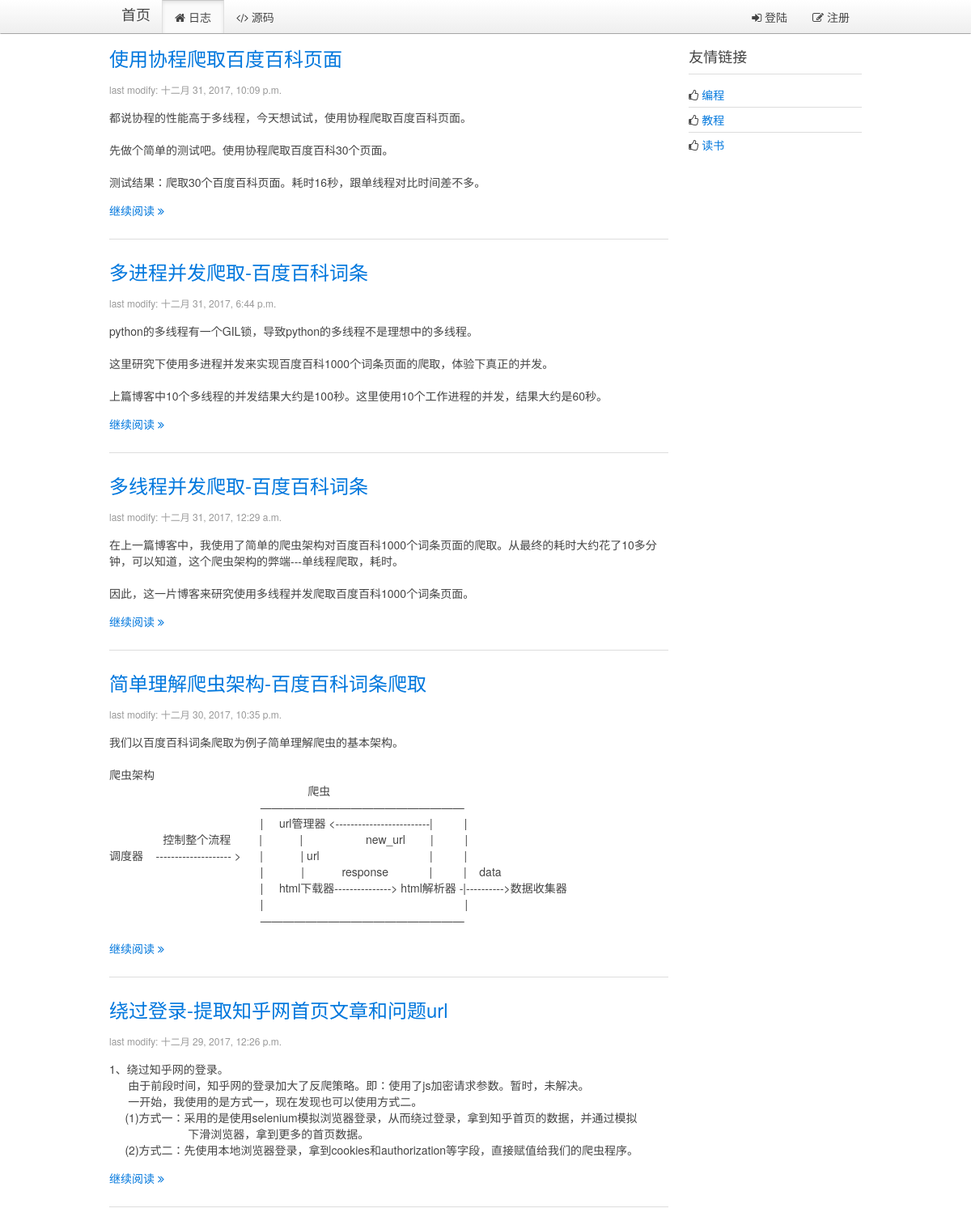
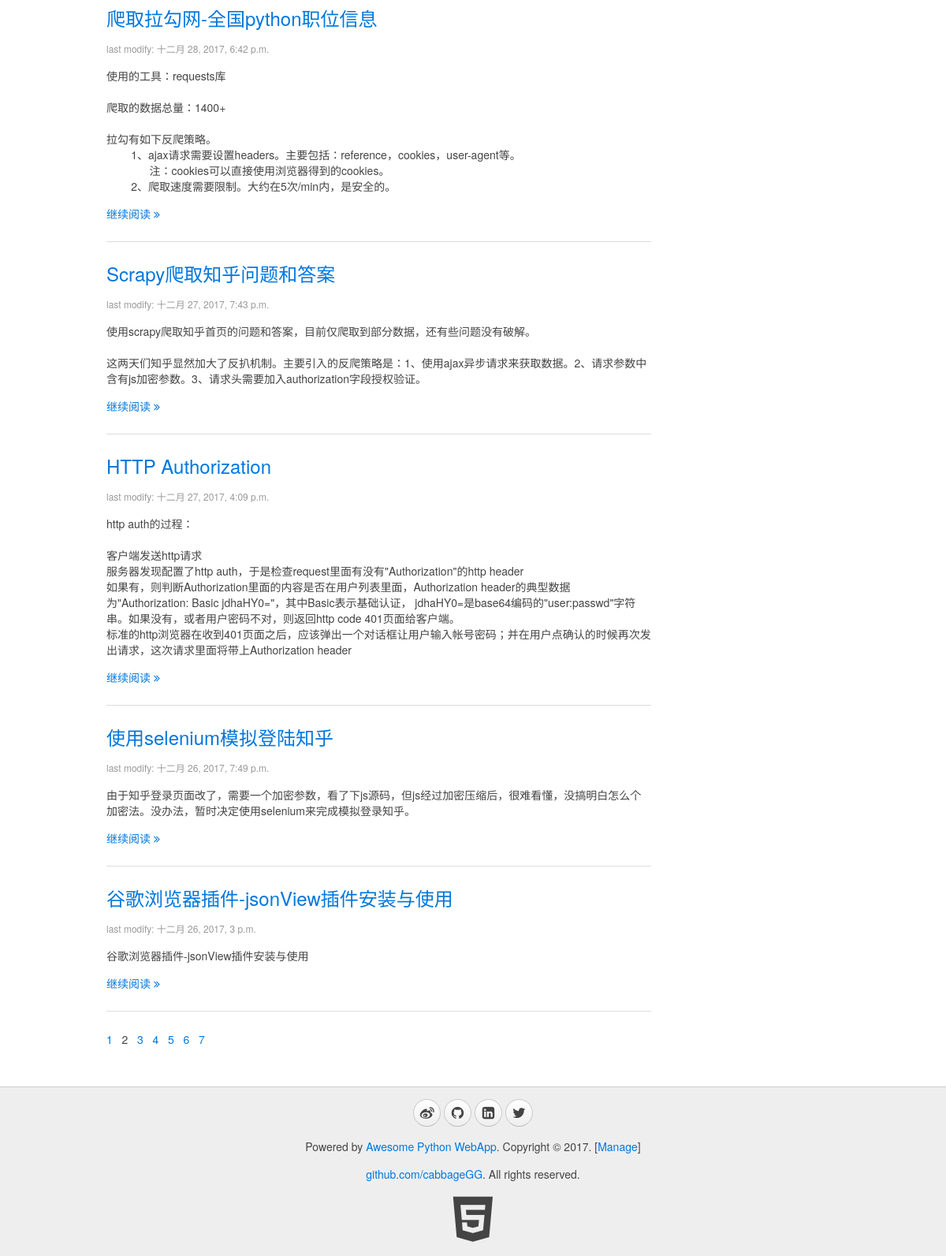
Page /?p=2 on the committed database (2 pictures, top to bottom).
### blog/models.py (models this page shows, shortened)
class Blog(models.Model):
    title = models.CharField(max_length=32, default="Title")
    content = models.TextField(null=True)
    summary = models.TextField(null=True)
    create_time = models.DateTimeField(null=True)

### blog/views.py (the view)
# urls.py: url(r'^$',views.blogs, name="index"),
def index(request):
    userinfo = ""
    account = request.COOKIES.get("account","")
    if account:
        userinfo = models.User.objects.filter(account=account)
        if userinfo:
            userinfo = userinfo[0]
    page = int(request.GET.get("p", "1"))
    first = (page - 1)*10
    end = first + 10
    blogs = models.Blog.objects.all()
    blogs = blogs[::-1]
    total_nums = len(blogs)
    if (total_nums % 10) > 0:
        page_nums = int(total_nums/10) + 1
    else:
        page_nums = int(total_nums/10)
    page_nums = range(0, page_nums)
    blogs = blogs[first:end]
    page = page - 1
    return render(request, "blog/index.html", {"blogs": blogs, "page":page, "page_nums":page_nums, "userinfo":userinfo})

### blog/templatetags/myfilter.py (called while the page is built)
@register.filter
def replaceTags(content):  #这里应该需要继续研究下，有时候需要空格，而不是&nbsp;
    content = content.replace("  ", "&nbsp;&nbsp;")  # 预处理空格
    content = content.replace("\n", "<br/>")  # 预处理换行
    return content

### blog/templates/blog/index.html (shortened to what this page needs)
{% extends '__base__.html' %}
{% load myfilter %}
{% block content %}
    <div class="uk-width-medium-3-4">
    {% for blog in blogs %}
        <article class="uk-article">
            <h2><a href="/blog/page/{{ blog.id }}">{{ blog.title }}</a></h2>
            <p class="uk-article-meta">last modify: {{ blog.create_time }}</p>
            <p>{% autoescape off %}{{ blog.summary | replaceTags }}{% endautoescape %}</p>
            <p><a href="/blog/page/{{ blog.id }}">继续阅读 <i class="uk-icon-angle-double-right"></i></a></p>
        </article>
        <hr class="uk-article-divider">
    {% endfor %}
        <div class="page">
        {% for page_num in page_nums %}
            {% if page_num == page %}
                <span>{{ page_num|add:"1" }}&nbsp;&nbsp;</span>
            {% else %}
                <a href="?p={{ page_num|add:"1" }}"><span>{{ page_num|add:"1" }}&nbsp;&nbsp;</span></a>
            {% endif %}
        {% endfor %}
        </div>
    </div>
    <div class="uk-width-medium-1-4">
        <div class="uk-panel uk-panel-header">
            <h3 class="uk-panel-title">友情链接</h3>
            <ul class="uk-list uk-list-line">
                <li><i class="uk-icon-thumbs-o-up"></i> <a target="_blank" href="https://github.com/cabbageGG">编程</a></li>
                <li><i class="uk-icon-thumbs-o-up"></i> <a target="_blank" href="https://www.liaoxuefeng.com/">教程</a></li>
                <li><i class="uk-icon-thumbs-o-up"></i> <a target="_blank" href="http://blog.jobbole.com/all-posts/">读书</a></li>
            </ul>
        </div>
    </div>
{% endblock %}

### rows in the picture
Blog: title "使用协程爬取百度百科页面", create_time "十二月 31, 2017, 10:09 p.m.", summary "都说协程的性能高于多线程，今天想试试，使用协程爬取百度百科页面。 先做个简单的测试吧。使用协程爬取百度百科30个页面。 测试结果：爬取30个百度百科页面。耗时16秒，跟单线程对比时间差不多。"
Blog: title "多进程并发爬取-百度百科词条", create_time "十二月 31, 2017, 6:44 p.m.", summary "python的多线程有一个GIL锁，导致python的多线程不是理想中的多线程。 这里研究下使用多进程并发来实现百度百科1000个词条页面的爬取，体验下真正的并发。 上篇博客中10个多线程的并发结果大约是100秒。这里使用10个工作进程的并发，结果大约是60秒。"
Blog: title "多线程并发爬取-百度百科词条", create_time "十二月 31, 2017, 12:29 a.m.", summary "在上一篇博客中，我使用了简单的爬虫架构对百度百科1000个词条页面的爬取。从最终的耗时大约花了10多分钟，可以知道，这个爬虫架构的弊端---单线程爬取，耗时。 因此，这一片博客来研究使用多线程并发爬取百度百科1000个词条页面。"
Blog: title "简单理解爬虫架构-百度百科词条爬取", create_time "十二月 30, 2017, 10:35 p.m.", summary "我们以百度百科词条爬取为例子简单理解爬虫的基本架构。 爬虫架构 爬虫 —————————————————— | url管理器 <-------------------------| | 控制整个流程 | | new_url | | 调度器 -------------------- > | | url | | | | response | | data | html下载器---------------> html解析器 -|---------->数据收集器 | | ——————————————————"
Blog: title "绕过登录-提取知乎网首页文章和问题url", create_time "十二月 29, 2017, 12:26 p.m.", summary "1、绕过知乎网的登录。 由于前段时间，知乎网的登录加大了反爬策略。即：使用了js加密请求参数。暂时，未解决。 一开始，我使用的是方式一，现在发现也可以使用方式二。 (1)方式一：采用的是使用selenium模拟浏览器登录，从而绕过登录，拿到知乎首页的数据，并通过模拟 下滑浏览器，拿到更多的首页数据。 (2)方式二：先使用本地浏览器登录，拿到cookies和authorization等字段，直接赋值给我们的爬虫程序。"
Blog: title "爬取拉勾网-全国python职位信息", create_time "十二月 28, 2017, 6:42 p.m.", summary "使用的工具：requests库 爬取的数据总量：1400+ 拉勾有如下反爬策略。 1、ajax请求需要设置headers。主要包括：reference，cookies，user-agent等。 注：cookies可以直接使用浏览器得到的cookies。 2、爬取速度需要限制。大约在5次/min内，是安全的。"
Blog: title "Scrapy爬取知乎问题和答案", create_time "十二月 27, 2017, 7:43 p.m.", summary "使用scrapy爬取知乎首页的问题和答案，目前仅爬取到部分数据，还有些问题没有破解。 这两天们知乎显然加大了反扒机制。主要引入的反爬策略是：1、使用ajax异步请求来获取数据。2、请求参数中含有js加密参数。3、请求头需要加入authorization字段授权验证。"
Blog: title "HTTP Authorization", create_time "十二月 27, 2017, 4:09 p.m.", summary "http auth的过程： 客户端发送http请求 服务器发现配置了http auth，于是检查request里面有没有\"Authorization\"的http header 如果有，则判断Authorization里面的内容是否在用户列表里面，Authorization header的典型数据为\"Authorization: Basic jdhaHY0=\"，其中Basic表示基础认证， jdhaHY0=是base64编码的\"user:passwd\"字符串。如果没有，或者用户密码不对，则返回http code 401页面给客户端。 标准的http浏览器在收到401页面之后，应该弹出一个对话框让用户输入帐号密码；并在用户点确认的时候再次发出请求，这次请求里面将带上Authorization header"
Blog: title "使用selenium模拟登陆知乎", create_time "十二月 26, 2017, 7:49 p.m.", summary "由于知乎登录页面改了，需要一个加密参数，看了下js源码，但js经过加密压缩后，很难看懂，没搞明白怎么个加密法。没办法，暂时决定使用selenium来完成模拟登录知乎。"
Blog: title "谷歌浏览器插件-jsonView插件安装与使用", create_time "十二月 26, 2017, 3 p.m.", summary "谷歌浏览器插件-jsonView插件安装与使用"

### other values in the picture
{{ page_num|add:"1" }} "1" "3" "4" "5" "6" "7"
{{ page_num|add:"1" }} "2"
